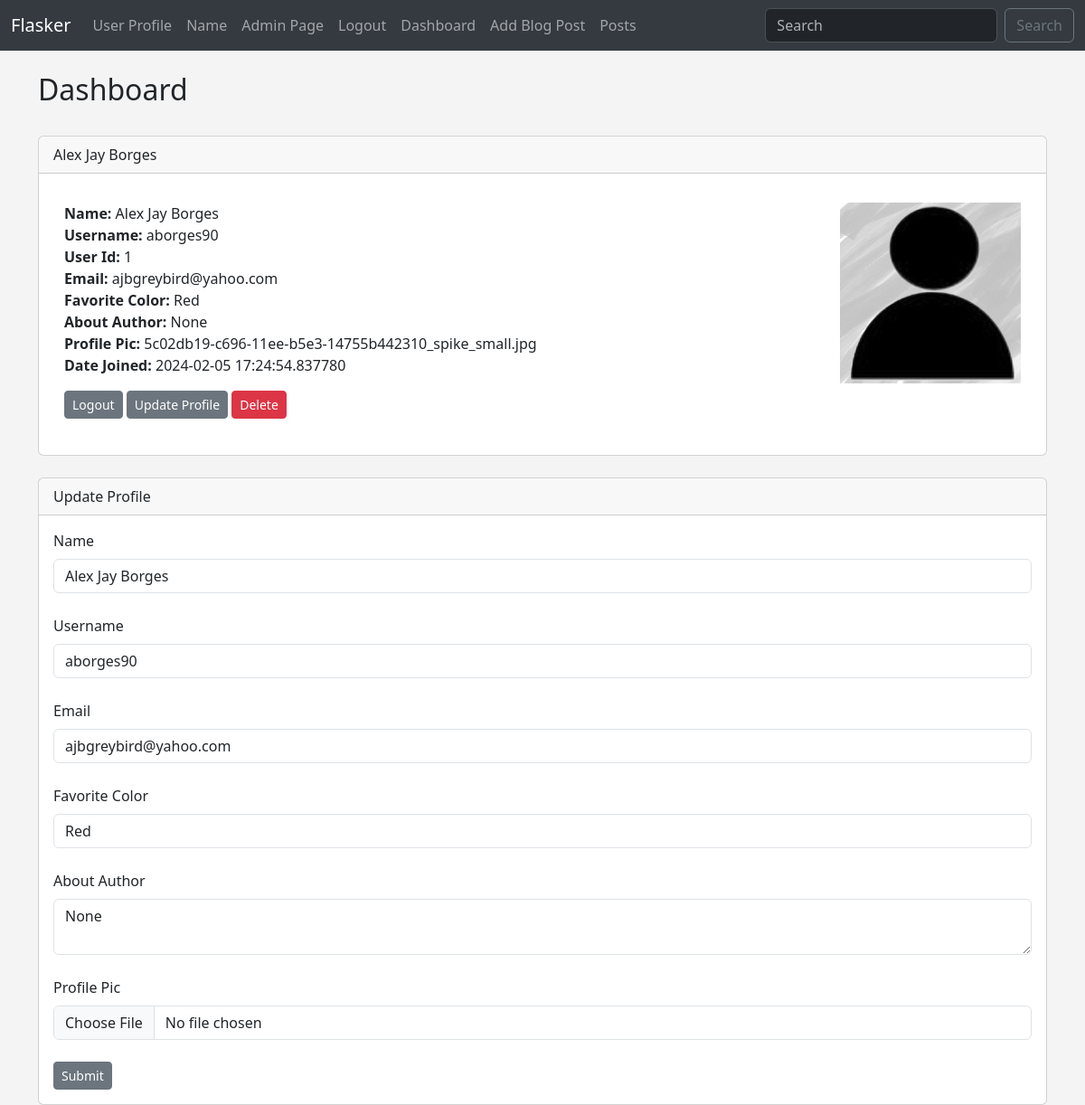
The page /dashboard (signed in) on the database as committed earlier.
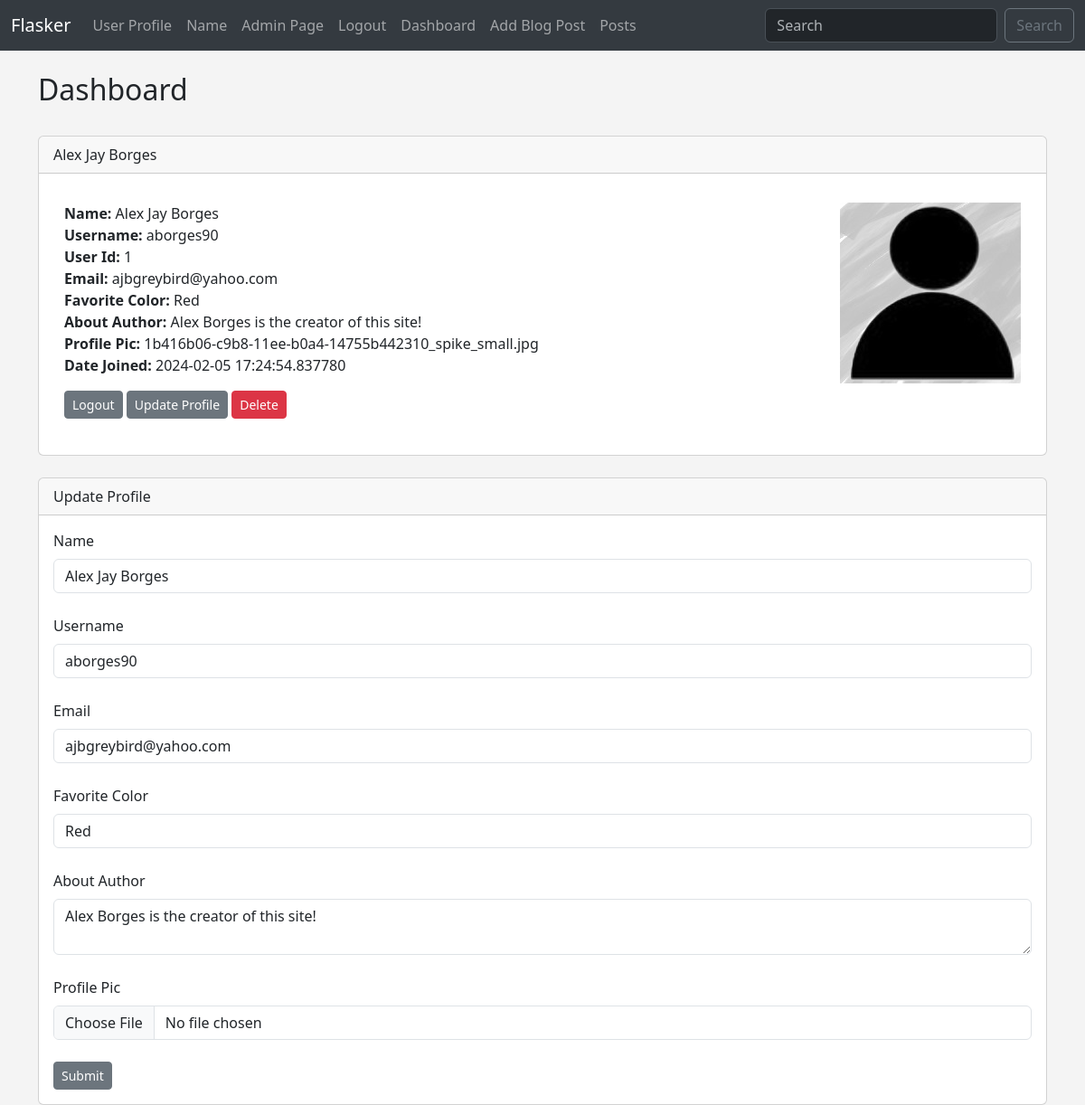
The same page on the database as committed later.
### app.py (models this page shows, shortened)
class Users(db.Model, UserMixin):
    id = db.Column(db.Integer, primary_key=True)
    username = db.Column(db.String(20), nullable=False)
    name = db.Column(db.String(200), nullable=False)
    email = db.Column(db.String(120), nullable=False,unique=True)
    favorite_color = db.Column(db.String(120))
    about_author = db.Column(db.Text(500), nullable=True)
    date_added = db.Column(db.DateTime, default=datetime.utcnow)
    profile_pic = db.Column(db.String(), nullable=True)
    password_hash = db.Column(db.String(128))
    posts = db.relationship('Posts', backref='poster')
    @property
    def password(self):
        raise AttributeError('password is not a readable attribute')

### app.py (the view)
@app.route('/dashboard', methods=['GET', 'POST'])
@login_required
def dashboard():
    form = UserForm()
    id = current_user.id
    name_to_update = Users.query.get_or_404(id)
    if request.method == "POST":
        name_to_update.name = request.form['name']
        name_to_update.email = request.form['email']
        name_to_update.favorite_color = request.form['favorite_color']
        name_to_update.username = request.form['username']
        name_to_update.about_author = request.form['about_author']
        name_to_update.profile_pic = request.files['profile_pic']
        pic_filename = secure_filename(name_to_update.profile_pic.filename)
        pic_name = str(uuid.uuid1()) + "_" + pic_filename
        saver = request.files['profile_pic']
        name_to_update.profile_pic = pic_name
        try:
            db.session.commit()
            saver.save(os.path.join(app.config['UPLOAD_FOLDER']))
            flash("User Updated Successfully!")
            return render_template("dashboard.html",
                form=form,
                name_to_update = name_to_update)
        except:
            flash("Error! Looks like there was a problem... try again!")
            return render_template("dashboard.html",
                form=form,
                name_to_update = name_to_update)
    else:
        return render_template("dashboard.html",
            form=form,
            name_to_update = name_to_update,
            id = id)

### webforms.py
class UserForm(FlaskForm):
    name = StringField("Name", validators=[DataRequired()])
    username = StringField("Username", validators=[DataRequired()])
    email = StringField("Email", validators=[DataRequired()])
    favorite_color = StringField("Favorite Color")
    about_author = TextAreaField("About Author")
    password_hash = PasswordField('Password', validators=[DataRequired(), EqualTo('password_hash2', message='Passwords Must Match!')])
    password_hash2 = PasswordField('Confirm Password', validators=[DataRequired()])
    profile_pic = FileField("Profile Pic")
    submit = SubmitField("Submit")

class SearchForm(FlaskForm):
    searched = StringField("Searched", validators=[DataRequired()])
    submit = SubmitField()

### app.py (called while the page is built)
@login_manager.user_loader
def load_user(user_id):
    return Users.query.get(int(user_id))

@app.context_processor
def base():
    form = SearchForm()
    return dict(form=form)

### templates/dashboard.html (shortened to what this page needs)
{% extends 'base.html' %}
{% block content %}
	<h2>Dashboard</h2>
	<br/>
	<div class="card">
	  <div class="card-header">
	    {{ current_user.name }}
	  </div>
	  <div class="card-body">
	    <p class="card-text">
	    	<div class="container">
	    			<div class="row">
	    					<div class="col-8">
	<strong>Name:</strong>
	{{ current_user.name }}<br/>
	<strong>Username:</strong>
	{{ current_user.username }}<br/>
	<strong>User Id:</strong>
	{{ current_user.id }}<br/>
	<strong>Email:</strong>
	{{ current_user.email }}<br/>
	<strong>Favorite Color:</strong>
	{{ current_user.favorite_color }}<br/>
	<strong>About Author:</strong>
	{{ current_user.about_author }}<br/>
	<strong>Profile Pic:</strong>
	{{ current_user.profile_pic }}<br/>
	<strong>Date Joined:</strong>
	{{ current_user.date_added }}<br/>
	</p>
  <a href="{{ url_for('logout')}}" class="btn btn-secondary btn-sm">Logout</a>
  <a href="{{ url_for('update', id=current_user.id)}}" class="btn btn-secondary btn-sm">Update Profile</a>
  <a href="{{ url_for('delete', id=current_user.id)}}" class="btn btn-danger btn-sm">Delete</a><br/><br/>
	    					</div>
	    					<div class="col-4">
									<img src="{{ url_for('static', filename='images/default_profile.jpg')}}" width="200" align="right">
								</div>
	    			</div>
	    	</div>
	<br/>
		<div class="card">
	  <div class="card-header">
	    Update Profile
	  </div>
	  <div class="card-body">
		<form action="/dashboard" method="POST" enctype="multipart/form-data">
			{{ form.name.label(class="form-label") }}
			{{ form.name(class="form-control", value=name_to_update.name) }}
			<br/>
			{{ form.username.label(class="form-label") }}
			{{ form.username(class="form-control", value=name_to_update.username) }}
			<br/>
			{{ form.email.label(class="form-label") }}
			{{ form.email(class="form-control", value=name_to_update.email) }}
			<br/>
			{{ form.favorite_color.label(class="form-label") }}
			{{ form.favorite_color(class="form-control", value=name_to_update.favorite_color) }}
			<br/>
			{{ form.about_author.label(class="form-label") }}
			<textarea name="about_author" class="form-control">{{ name_to_update.about_author }}</textarea>
			<br/>
			{{ form.profile_pic.label(class="form-label") }}
			{{ form.profile_pic(class="form-control", value=name_to_update.profile_pic) }}
			<br/>
			{{ form.submit(class="btn btn-secondary btn-sm") }}
		</form>
	</div></div>
{% endblock %}

### templates/base.html (shortened to what this page needs)
<!doctype html>
<html lang="en">
  <head>
    <link href="https://cdn.jsdelivr.net/npm/bootstrap@5.3.2/dist/css/bootstrap.min.css" rel="stylesheet">
    <link href="{{ url_for('static', filename='css/style.css') }}" rel= "stylesheet" >
  </head>
  <body>
  	{% include 'navbar.html' %}
  	<br/>
  	<div class="container">
    {% block content %}
	{% endblock %}
  </body>
</html>

### templates/navbar.html (shortened to what this page needs)
<nav class="navbar navbar-expand-lg bg-body-secondary" data-bs-theme="dark">
  <div class="container-fluid">
    <a class="navbar-brand" href="{{ url_for('index') }}">Flasker</a>
    <div class="collapse navbar-collapse" id="navbarSupportedContent">
      <ul class="navbar-nav me-auto mb-2 mb-lg-0">
        <li class="nav-item">
          <a class="nav-link" href="{{ url_for('user', name='Alex') }}">User Profile</a>
        </li>
        <li class="nav-item">
          <a class="nav-link" href="{{ url_for('name') }}">Name</a>
        </li>
        {% if current_user.is_authenticated %}
        {% if current_user.id == 1 %}
          <li class="nav-item">
            <a class="nav-link" href="{{ url_for('admin') }}">Admin Page</a>
          </li>
        {% endif %}
        <li class="nav-item">
          <a class="nav-link" href="{{ url_for('logout') }}">Logout</a>
        </li>
        <li class="nav-item">
          <a class="nav-link" href="{{ url_for('dashboard') }}">Dashboard</a>
        </li>
        {% endif %}
        <li class="nav-item">
          <a class="nav-link" href="{{ url_for('add_post') }}">Add Blog Post</a>
        </li>
        <li class="nav-item">
          <a class="nav-link" href="{{ url_for('posts') }}">Posts</a>
        </li>
      </ul>
      <form method="POST" action="{{ url_for('search')}}"class="d-flex" role="search">{{ form.hidden_tag() }}
        <input class="form-control me-2" type="search" placeholder="Search" aria-label="Search", name="searched">
        <button class="btn btn-outline-secondary" type="submit">Search</button>
      </form>
    </div>
  </div>
</nav>

### static/css/style.css (style rules this page uses)
body { background: #f4f4f4; }

Rows that differ between the two databases and show on the page:
changed Users "Alex Jay Borges": about_author "None" → "Alex Borges is the creator of this site!"; profile_pic "5c02db19-c696-11ee-b5e3-14755b442310_spike_small.jpg" → "1b416b06-c9b8-11ee-b0a4-14755b442310_spike_small.jpg"
